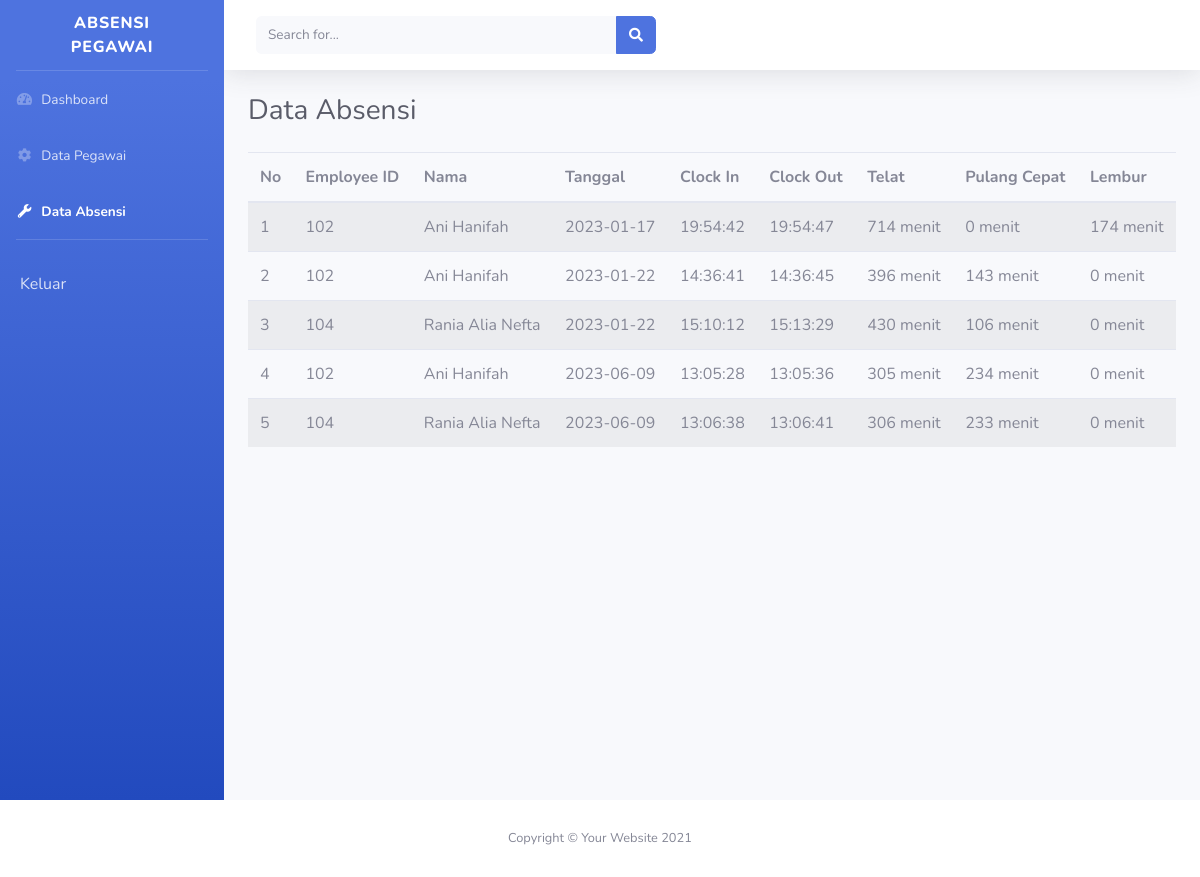
Page /admin/data_absen.php on the committed database.
### tables this page shows
CREATE TABLE `attendances` (
  `id` int(11) NOT NULL,
  `employee_id` int(8) NOT NULL,
  `tgl` varchar(255) DEFAULT NULL,
  `clock_in` varchar(255) DEFAULT NULL,
  `clock_out` varchar(255) DEFAULT NULL
);

CREATE TABLE `users` (
  `id` int(11) NOT NULL,
  `employee_id` int(8) NOT NULL,
  `fullname` varchar(255) NOT NULL,
  `role` varchar(255) NOT NULL,
  `password` varchar(255) NOT NULL
);

### admin/data_absen.php (the view, shortened to what this page needs)
<?php
include '../connection.php';
$sql = "SELECT * FROM attendances JOIN users ON attendances.employee_id = users.employee_id ORDER BY tgl, clock_in ASC";
$result = $db->query($sql);
$data = [];
while ($datas = $result->fetch_assoc()) {
    $data[] = $datas;
}
?>
<!DOCTYPE html>
<html lang="en">
<head>
    <link href="../assets/vendor/fontawesome-free/css/all.min.css" rel="stylesheet" type="text/css">
    <link href="../assets/css/sb-admin-2.min.css" rel="stylesheet">
</head>
<body id="page-top">
    <div id="wrapper">
        <ul class="navbar-nav bg-gradient-primary sidebar sidebar-dark accordion" id="accordionSidebar">
            <a class="sidebar-brand d-flex align-items-center justify-content-center" href="index.html">
                <div class="sidebar-brand-text mx-3">ABSENSI PEGAWAI</div>
            </a>
            <hr class="sidebar-divider my-0">
            <li class="nav-item">
                <a class="nav-link" href="index.php">
                    <i class="fas fa-fw fa-tachometer-alt"></i>
                    <span>Dashboard</span></a>
            </li>
            <li class="nav-item">
                <a class="nav-link" href="data_pegawai.php">
                    <i class="fas fa-fw fa-cog"></i>
                    <span>Data Pegawai</span>
                </a>
            </li>
            <li class="nav-item active">
                <a class="nav-link" href="data_absen.php">
                    <i class="fas fa-fw fa-wrench"></i>
                    <span>Data Absensi</span>
                </a>
            </li>
            <hr class="sidebar-divider">
            <li class="nav-item">
                <a href="../logout.php" class="nav-link">
                    Keluar
                </a>
            </li>
        </ul>
        <div id="content-wrapper" class="d-flex flex-column">
            <div id="content">
                <nav class="navbar navbar-expand navbar-light bg-white topbar mb-4 static-top shadow">
                    <form
                        class="d-none d-sm-inline-block form-inline mr-auto ml-md-3 my-2 my-md-0 mw-100 navbar-search">
                        <div class="input-group">
                            <input type="text" class="form-control bg-light border-0 small" placeholder="Search for..."
                                aria-label="Search" aria-describedby="basic-addon2">
                            <div class="input-group-append">
                                <button class="btn btn-primary" type="button">
                                    <i class="fas fa-search fa-sm"></i>
                                </button>
                            </div>
                        </div>
                    </form>
                    <ul class="navbar-nav ml-auto">
                        <li class="nav-item dropdown no-arrow">
                            <a class="nav-link dropdown-toggle" href="#" id="userDropdown" role="button"
                                data-toggle="dropdown" aria-haspopup="true" aria-expanded="false">
                            </a>
                        </li>
                    </ul>
                </nav>
                <div class="container-fluid">
                    <div class="d-sm-flex align-items-center justify-content-between mb-4">
                        <h1 class="h3 mb-0 text-gray-800">Data Absensi</h1>
                    </div>
                    <div class="table-responsive">
                    <table class="table table-striped table-hover">
                        <thead>
                            <tr>
                                <th scope="co">No</th>
                                <th scope="col">Employee ID</th>
                                <th scope="col">Nama</th>
                                <th scope="col">Tanggal</th>
                                <th scope="col">Clock In</th>
                                <th scope="col">Clock Out</th>
                                <th scope="col">Telat</th>
                                <th scope="col">Pulang Cepat</th>
                                <th scope="col">Lembur</th>
                            </tr>
                        </thead>
                        <tbody>
                            <?php $no = 1;
                            $jam_masuk = date("Y-m-d 08:00:00");
                            $jam_pulang = date("Y-m-d 17:00:00");
                            foreach ($data as $d) : ?>
                            <?php
                            $pc = strtotime($d['clock_out']) - strtotime($jam_pulang);
                            $tlt = strtotime($d['clock_in']) - strtotime($jam_masuk);
                            ?>
                                <tr>
                                    <td><?= $no++; ?></td>
                                    <td><?= $d['employee_id']; ?></td>
                                    <td><?= $d['fullname']; ?></td>
                                    <td><?= $d['tgl']; ?></td>
                                    <td><?= $d['clock_in']; ?></td>
                                    <td><?= $d['clock_out']; ?></td>
                                    <?php
                                        if ($tlt > 0) {
                                            $telat = floor($tlt / 60);
                                            echo "<td>".$telat. " menit". "</td>";
                                        } else {
                                            $telat = 0;
                                            echo "<td>".$telat. " menit". "</td>";
                                        }
                                    ?>
                                    <?php
                                        if ($pc < 0) {
                                            $pulang_cepat = floor(-$pc / 60);
                                            echo "<td>".$pulang_cepat. " menit". "</td>";
                                        } else {
                                            $pulang_cepat = 0;
                                            echo "<td>".$pulang_cepat. " menit". "</td>";
                                        }
                                    ?>
                                    <?php
                                    if ($pc > 0) {
                                        $lembur = floor($pc / 60);
                                        echo "<td>".$lembur. " menit". "</td>";
                                    } else {
                                        $lembur = 0;
                                        echo "<td>".$lembur. " menit". "</td>";
                                    }
                                    ?>
                                </tr>
                            <?php endforeach ?>
                        </tbody>
                    </table>
                </div>
                </div>
                </div>
            </div>
        </div>
        <footer class="sticky-footer bg-white">
                <div class="container my-auto">
                    <div class="copyright text-center my-auto">
                        <span>Copyright &copy; Your Website 2021</span>
                    </div>
                </div>
            </footer>
</body>
</html>

### rows in the picture
attendances: users.employee_id "102", users.fullname "Ani Hanifah", tgl "2023-01-17", clock_in "19:54:42", clock_out "19:54:47", clock_in "714", clock_out "0", clock_out "174"
attendances: users.employee_id "102", users.fullname "Ani Hanifah", tgl "2023-01-22", clock_in "14:36:41", clock_out "14:36:45", clock_in "396", clock_out "143", clock_out "0"
attendances: users.employee_id "104", users.fullname "Rania Alia Nefta", tgl "2023-01-22", clock_in "15:10:12", clock_out "15:13:29", clock_in "430", clock_out "106", clock_out "0"
attendances: users.employee_id "102", users.fullname "Ani Hanifah", tgl "2023-06-09", clock_in "13:05:28", clock_out "13:05:36", clock_in "305", clock_out "234", clock_out "0"
attendances: users.employee_id "104", users.fullname "Rania Alia Nefta", tgl "2023-06-09", clock_in "13:06:38", clock_out "13:06:41", clock_in "306", clock_out "233", clock_out "0"
